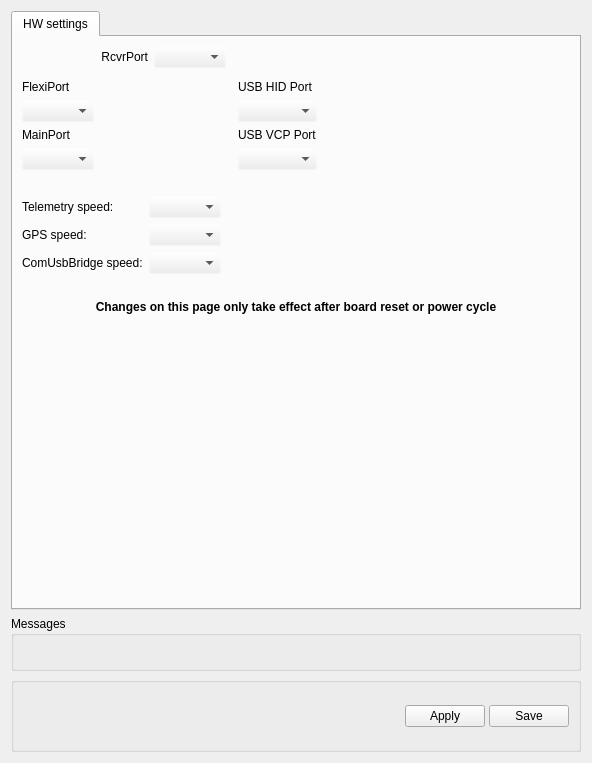
<?xml version="1.0" encoding="UTF-8"?>
<ui version="4.0">
 <class>CC_HW_Widget</class>
 <widget class="QWidget" name="CC_HW_Widget">
  <property name="geometry">
   <rect>
    <x>0</x>
    <y>0</y>
    <width>592</width>
    <height>763</height>
   </rect>
  </property>
  <property name="windowTitle">
   <string>Form</string>
  </property>
  <layout class="QVBoxLayout" name="verticalLayout_2">
   <item>
    <widget class="QTabWidget" name="tabWidget">
     <property name="currentIndex">
      <number>0</number>
     </property>
     <widget class="QWidget" name="tab">
      <attribute name="title">
       <string>HW settings</string>
      </attribute>
      <layout class="QVBoxLayout" name="verticalLayout_3">
       <property name="margin">
        <number>0</number>
       </property>
       <item>
        <widget class="QScrollArea" name="scrollArea">
         <property name="palette">
          <palette>
           <active>
            <colorrole role="Base">
             <brush brushstyle="SolidPattern">
              <color alpha="255">
               <red>255</red>
               <green>255</green>
               <blue>255</blue>
              </color>
             </brush>
            </colorrole>
            <colorrole role="Window">
             <brush brushstyle="SolidPattern">
              <color alpha="0">
               <red>232</red>
               <green>232</green>
               <blue>232</blue>
              </color>
             </brush>
            </colorrole>
           </active>
           <inactive>
            <colorrole role="Base">
             <brush brushstyle="SolidPattern">
              <color alpha="255">
               <red>255</red>
               <green>255</green>
               <blue>255</blue>
              </color>
             </brush>
            </colorrole>
            <colorrole role="Window">
             <brush brushstyle="SolidPattern">
              <color alpha="0">
               <red>232</red>
               <green>232</green>
               <blue>232</blue>
              </color>
             </brush>
            </colorrole>
           </inactive>
           <disabled>
            <colorrole role="Base">
             <brush brushstyle="SolidPattern">
              <color alpha="0">
               <red>232</red>
               <green>232</green>
               <blue>232</blue>
              </color>
             </brush>
            </colorrole>
            <colorrole role="Window">
             <brush brushstyle="SolidPattern">
              <color alpha="0">
               <red>232</red>
               <green>232</green>
               <blue>232</blue>
              </color>
             </brush>
            </colorrole>
           </disabled>
          </palette>
         </property>
         <property name="frameShape">
          <enum>QFrame::NoFrame</enum>
         </property>
         <property name="frameShadow">
          <enum>QFrame::Plain</enum>
         </property>
         <property name="widgetResizable">
          <bool>true</bool>
         </property>
         <widget class="QWidget" name="scrollAreaWidgetContents">
          <property name="geometry">
           <rect>
            <x>0</x>
            <y>0</y>
            <width>562</width>
            <height>567</height>
           </rect>
          </property>
          <layout class="QVBoxLayout" name="verticalLayout">
           <item>
            <layout class="QGridLayout" name="gridLayout">
             <item row="1" column="1" rowspan="5" colspan="3">
              <widget class="QLabel" name="label_2">
               <property name="text">
                <string/>
               </property>
               <property name="scaledContents">
                <bool>true</bool>
               </property>
              </widget>
             </item>
             <item row="2" column="0">
              <widget class="QComboBox" name="cbFlexi"/>
             </item>
             <item row="4" column="0">
              <widget class="QComboBox" name="cbTele"/>
             </item>
             <item row="3" column="0">
              <widget class="QLabel" name="label_3">
               <property name="text">
                <string>MainPort</string>
               </property>
               <property name="alignment">
                <set>Qt::AlignBottom|Qt::AlignLeading|Qt::AlignLeft</set>
               </property>
              </widget>
             </item>
             <item row="5" column="0">
              <widget class="QLabel" name="label_4">
               <property name="text">
                <string/>
               </property>
              </widget>
             </item>
             <item row="1" column="0">
              <widget class="QLabel" name="label_5">
               <property name="text">
                <string>FlexiPort</string>
               </property>
               <property name="alignment">
                <set>Qt::AlignBottom|Qt::AlignLeading|Qt::AlignLeft</set>
               </property>
              </widget>
             </item>
             <item row="1" column="5">
              <spacer name="horizontalSpacer_2">
               <property name="orientation">
                <enum>Qt::Horizontal</enum>
               </property>
               <property name="sizeHint" stdset="0">
                <size>
                 <width>40</width>
                 <height>20</height>
                </size>
               </property>
              </spacer>
             </item>
             <item row="1" column="4">
              <widget class="QLabel" name="label_8">
               <property name="text">
                <string>USB HID Port</string>
               </property>
               <property name="alignment">
                <set>Qt::AlignBottom|Qt::AlignLeading|Qt::AlignLeft</set>
               </property>
              </widget>
             </item>
             <item row="2" column="4">
              <widget class="QComboBox" name="cbUsbHid"/>
             </item>
             <item row="3" column="4">
              <widget class="QLabel" name="label_9">
               <property name="text">
                <string>USB VCP Port</string>
               </property>
               <property name="alignment">
                <set>Qt::AlignBottom|Qt::AlignLeading|Qt::AlignLeft</set>
               </property>
              </widget>
             </item>
             <item row="4" column="4">
              <widget class="QComboBox" name="cbUsbVcp"/>
             </item>
             <item row="0" column="1">
              <widget class="QLabel" name="label_7">
               <property name="text">
                <string>RcvrPort</string>
               </property>
               <property name="alignment">
                <set>Qt::AlignRight|Qt::AlignTrailing|Qt::AlignVCenter</set>
               </property>
              </widget>
             </item>
             <item row="0" column="2">
              <widget class="QComboBox" name="cbRcvr"/>
             </item>
            </layout>
           </item>
           <item>
            <layout class="QHBoxLayout" name="horizontalLayout">
             <item>
              <layout class="QGridLayout" name="gridLayout_2">
               <item row="0" column="0">
                <widget class="QLabel" name="telemetrySpeedLabel">
                 <property name="text">
                  <string>Telemetry speed:</string>
                 </property>
                </widget>
               </item>
               <item row="1" column="0">
                <widget class="QLabel" name="GpsSpeedLabel">
                 <property name="minimumSize">
                  <size>
                   <width>55</width>
                   <height>0</height>
                  </size>
                 </property>
                 <property name="text">
                  <string>GPS speed:</string>
                 </property>
                </widget>
               </item>
               <item row="2" column="0">
                <widget class="QLabel" name="ComUsbBridgeSpeedLabel">
                 <property name="minimumSize">
                  <size>
                   <width>55</width>
                   <height>0</height>
                  </size>
                 </property>
                 <property name="text">
                  <string>ComUsbBridge speed:</string>
                 </property>
                </widget>
               </item>
               <item row="0" column="1">
                <widget class="QComboBox" name="telemetrySpeed">
                 <property name="toolTip">
                  <string>Select the speed here.</string>
                 </property>
                </widget>
               </item>
               <item row="1" column="1">
                <widget class="QComboBox" name="gpsSpeed">
                 <property name="toolTip">
                  <string>Select the speed here.</string>
                 </property>
                </widget>
               </item>
               <item row="2" column="1">
                <widget class="QComboBox" name="comUsbBridgeSpeed">
                 <property name="toolTip">
                  <string>Select the speed here.</string>
                 </property>
                </widget>
               </item>
              </layout>
             </item>
             <item>
              <spacer name="horizontalSpacer_3">
               <property name="orientation">
                <enum>Qt::Horizontal</enum>
               </property>
               <property name="sizeHint" stdset="0">
                <size>
                 <width>40</width>
                 <height>20</height>
                </size>
               </property>
              </spacer>
             </item>
            </layout>
           </item>
           <item>
            <spacer name="verticalSpacer_2">
             <property name="orientation">
              <enum>Qt::Vertical</enum>
             </property>
             <property name="sizeType">
              <enum>QSizePolicy::Fixed</enum>
             </property>
             <property name="sizeHint" stdset="0">
              <size>
               <width>20</width>
               <height>20</height>
              </size>
             </property>
            </spacer>
           </item>
           <item>
            <widget class="QLabel" name="label_6">
             <property name="font">
              <font>
               <weight>75</weight>
               <bold>true</bold>
              </font>
             </property>
             <property name="text">
              <string>Changes on this page only take effect after board reset or power cycle</string>
             </property>
             <property name="alignment">
              <set>Qt::AlignCenter</set>
             </property>
             <property name="wordWrap">
              <bool>true</bool>
             </property>
            </widget>
           </item>
           <item>
            <spacer name="verticalSpacer">
             <property name="orientation">
              <enum>Qt::Vertical</enum>
             </property>
             <property name="sizeHint" stdset="0">
              <size>
               <width>20</width>
               <height>25</height>
              </size>
             </property>
            </spacer>
           </item>
          </layout>
         </widget>
        </widget>
       </item>
      </layout>
     </widget>
    </widget>
   </item>
   <item>
    <widget class="QGroupBox" name="groupBox_2">
     <property name="sizePolicy">
      <sizepolicy hsizetype="Preferred" vsizetype="Minimum">
       <horstretch>0</horstretch>
       <verstretch>0</verstretch>
      </sizepolicy>
     </property>
     <property name="minimumSize">
      <size>
       <width>0</width>
       <height>50</height>
      </size>
     </property>
     <property name="title">
      <string>Messages</string>
     </property>
     <layout class="QHBoxLayout" name="horizontalLayout_3">
      <item>
       <widget class="QLabel" name="problems">
        <property name="font">
         <font>
          <weight>75</weight>
          <bold>true</bold>
         </font>
        </property>
        <property name="text">
         <string/>
        </property>
        <property name="textFormat">
         <enum>Qt::AutoText</enum>
        </property>
        <property name="wordWrap">
         <bool>true</bool>
        </property>
       </widget>
      </item>
     </layout>
    </widget>
   </item>
   <item>
    <widget class="QGroupBox" name="groupBox">
     <property name="sizePolicy">
      <sizepolicy hsizetype="Preferred" vsizetype="Minimum">
       <horstretch>0</horstretch>
       <verstretch>0</verstretch>
      </sizepolicy>
     </property>
     <property name="minimumSize">
      <size>
       <width>0</width>
       <height>75</height>
      </size>
     </property>
     <property name="title">
      <string/>
     </property>
     <layout class="QVBoxLayout" name="verticalLayout_4">
      <item>
       <layout class="QHBoxLayout" name="horizontalLayout_2">
        <property name="spacing">
         <number>4</number>
        </property>
        <item>
         <spacer name="horizontalSpacer">
          <property name="orientation">
           <enum>Qt::Horizontal</enum>
          </property>
          <property name="sizeHint" stdset="0">
           <size>
            <width>40</width>
            <height>20</height>
           </size>
          </property>
         </spacer>
        </item>
        <item>
         <widget class="QPushButton" name="cchwHelp">
          <property name="sizePolicy">
           <sizepolicy hsizetype="Fixed" vsizetype="Fixed">
            <horstretch>0</horstretch>
            <verstretch>0</verstretch>
           </sizepolicy>
          </property>
          <property name="minimumSize">
           <size>
            <width>32</width>
            <height>32</height>
           </size>
          </property>
          <property name="maximumSize">
           <size>
            <width>32</width>
            <height>32</height>
           </size>
          </property>
          <property name="toolTip">
           <string>Takes you to the wiki page</string>
          </property>
          <property name="text">
           <string/>
          </property>
          <property name="icon">
           <iconset resource="../coreplugin/core.qrc">
            <normaloff>:/core/images/helpicon.svg</normaloff>:/core/images/helpicon.svg</iconset>
          </property>
          <property name="iconSize">
           <size>
            <width>32</width>
            <height>32</height>
           </size>
          </property>
          <property name="flat">
           <bool>true</bool>
          </property>
         </widget>
        </item>
        <item>
         <widget class="QPushButton" name="saveTelemetryToRAM">
          <property name="palette">
           <palette>
            <active>
             <colorrole role="Base">
              <brush brushstyle="SolidPattern">
               <color alpha="0">
                <red>255</red>
                <green>255</green>
                <blue>255</blue>
               </color>
              </brush>
             </colorrole>
             <colorrole role="Window">
              <brush brushstyle="SolidPattern">
               <color alpha="255">
                <red>232</red>
                <green>232</green>
                <blue>232</blue>
               </color>
              </brush>
             </colorrole>
            </active>
            <inactive>
             <colorrole role="Base">
              <brush brushstyle="SolidPattern">
               <color alpha="0">
                <red>255</red>
                <green>255</green>
                <blue>255</blue>
               </color>
              </brush>
             </colorrole>
             <colorrole role="Window">
              <brush brushstyle="SolidPattern">
               <color alpha="255">
                <red>232</red>
                <green>232</green>
                <blue>232</blue>
               </color>
              </brush>
             </colorrole>
            </inactive>
            <disabled>
             <colorrole role="Base">
              <brush brushstyle="SolidPattern">
               <color alpha="255">
                <red>232</red>
                <green>232</green>
                <blue>232</blue>
               </color>
              </brush>
             </colorrole>
             <colorrole role="Window">
              <brush brushstyle="SolidPattern">
               <color alpha="255">
                <red>232</red>
                <green>232</green>
                <blue>232</blue>
               </color>
              </brush>
             </colorrole>
            </disabled>
           </palette>
          </property>
          <property name="toolTip">
           <string>Send to OpenPilot but don't write in SD.
Beware of not locking yourself out!</string>
          </property>
          <property name="autoFillBackground">
           <bool>false</bool>
          </property>
          <property name="styleSheet">
           <string notr="true"/>
          </property>
          <property name="text">
           <string>Apply</string>
          </property>
          <property name="checkable">
           <bool>false</bool>
          </property>
         </widget>
        </item>
        <item>
         <widget class="QPushButton" name="saveTelemetryToSD">
          <property name="toolTip">
           <string>Applies and Saves all settings to SD.
Beware of not locking yourself out!</string>
          </property>
          <property name="autoFillBackground">
           <bool>false</bool>
          </property>
          <property name="styleSheet">
           <string notr="true"/>
          </property>
          <property name="text">
           <string>Save</string>
          </property>
         </widget>
        </item>
       </layout>
      </item>
     </layout>
    </widget>
   </item>
  </layout>
 </widget>
 <resources>
  <include location="configgadget.qrc"/>
  <include location="../coreplugin/core.qrc"/>
 </resources>
 <connections/>
</ui>
